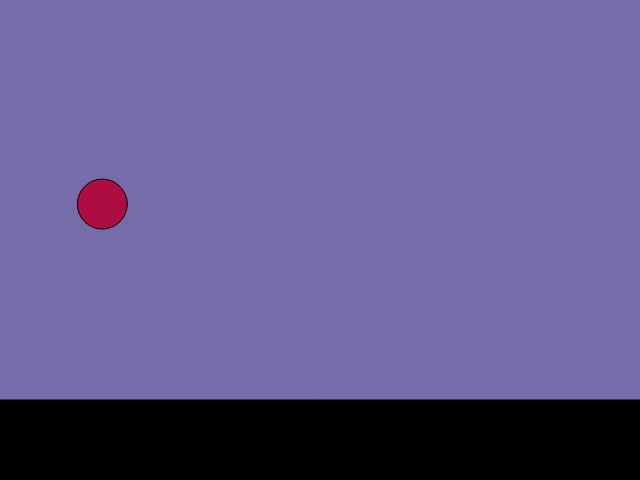
Frame 1 (no input)
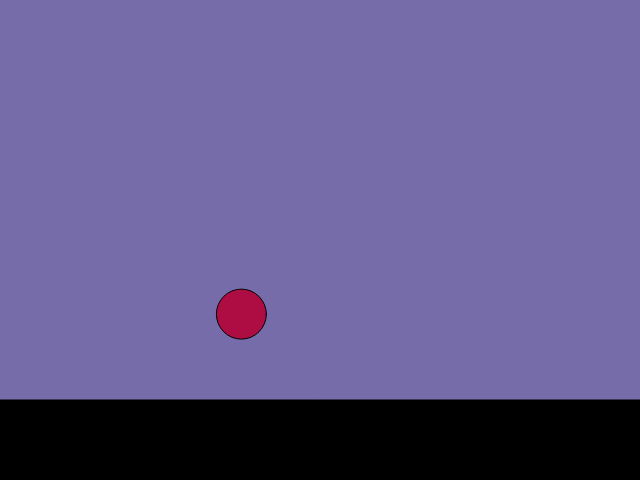
Frame 60 (no input)
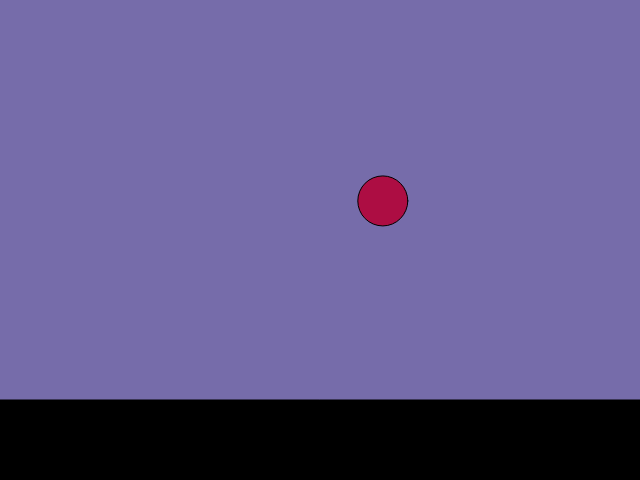
Frame 120 (the mouse pressed at the canvas centre since frame 60)

The p5.js sketch that drew these frames (run headless with seeded random() and noise() and a simulated clock; from frame 60 on, the mouse is pressed at the canvas centre):

// p5.js sketch
// ── sketch.js
// Create the ball
var ball = {
  x: 100,
  y: 200,
  size: 25,
  velX: 0,
  velY: 0
};
// Gravity
var G = 90;
// Where the floor start
var pisoY = 400;
// Canvas size
var c = {
  wide: 640,
  height: 480
};

function setup() {
  // Create canvas
  createCanvas(c.wide, c.height);
  // Set random velocity to the ball
  ball.velY = random(100, 300);
  ball.velX = random(100, 300);
}

function draw() {
  var fps = frameRate();
  // If the canvas is not updating
  if(fps != 0){
    // Gravity effects
    ball.velY = ball.velY + (G/fps);
    // Move the ball
    ball.y = ball.y + (ball.velY/fps);
    ball.x = ball.x + (ball.velX/fps);
    // Check collisions
    /*
    // Sometimes the ball is going to clip through the limits if
    // we use this functions
    // Side collisions
    if((ball.x + ball.size) > c.wide ||
       (ball.x - ball.size) < 0){
      ball.velX = ball.velX * (-1) * random(0.5, 1.5);
      }
    // Top and bottom collisions
    if((ball.y + ball.size) > pisoY ||
       (ball.y - ball.size) < 0){
      ball.velY = ball.velY * (-1) * random(0.5, 1.5);
      }
    */
    // So we check the colitions and corect the position
    // Right
    if((ball.x + ball.size) > c.wide){
      ball.velX = ball.velX * (-1) * random(0.5, 1.5);
      ball.x = c.wide - ball.size;
    }
    // Lefth
    else if((ball.x - ball.size) < 0){
      ball.velX = ball.velX * (-1) * random(0.5, 1.5);
      ball.x = ball.size;
    }
    // Top
    if((ball.y + ball.size) > pisoY){
      ball.velY = ball.velY * (-1) * random(0.5, 1.5);
      ball.y = pisoY - ball.size;
    }
    // Bottom
    else if((ball.y - ball.size) < 0){
      ball.velY = ball.velY * (-1) * random(0.5, 1.5);
      ball.y = ball.size;
    }
  }

  print(random(0.5, 1.5));

  // Clear the screen
  clear();
  // Draw the background
  background(85, 73, 150, 205);
  // Draw the ball
  fill(173, 13, 67);
  ellipse(ball.x, ball.y, ball.size * 2);
  // Draw the floor
  fill(0);
  rect(0, pisoY, c.wide, c.height-pisoY)
}
